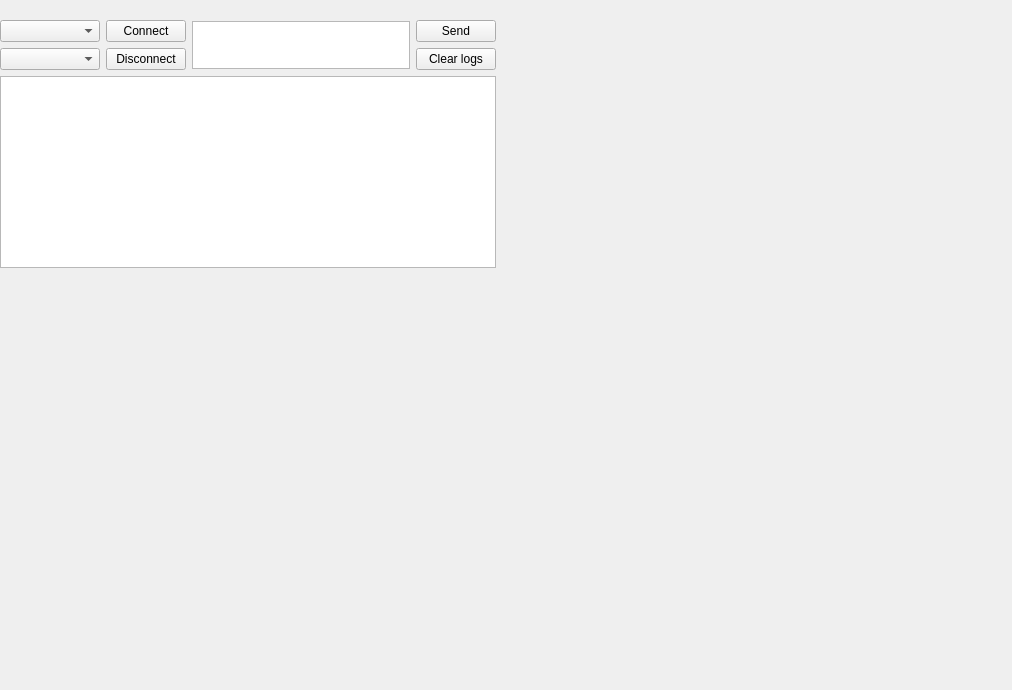
<?xml version="1.0" encoding="UTF-8"?>
<ui version="4.0">
 <class>Form</class>
 <widget class="QWidget" name="Form">
  <property name="geometry">
   <rect>
    <x>0</x>
    <y>0</y>
    <width>1012</width>
    <height>690</height>
   </rect>
  </property>
  <property name="windowTitle">
   <string>Form</string>
  </property>
  <widget class="QWidget" name="">
   <property name="geometry">
    <rect>
     <x>0</x>
     <y>20</y>
     <width>496</width>
     <height>394</height>
    </rect>
   </property>
   <layout class="QVBoxLayout" name="verticalLayout_4">
    <item>
     <layout class="QHBoxLayout" name="horizontalLayout">
      <item>
       <layout class="QVBoxLayout" name="verticalLayout">
        <item>
         <widget class="QComboBox" name="comboBoxCOMPorts">
          <property name="sizePolicy">
           <sizepolicy hsizetype="Fixed" vsizetype="Preferred">
            <horstretch>0</horstretch>
            <verstretch>0</verstretch>
           </sizepolicy>
          </property>
          <property name="minimumSize">
           <size>
            <width>100</width>
            <height>0</height>
           </size>
          </property>
         </widget>
        </item>
        <item>
         <widget class="QComboBox" name="comboBoxBaudRate">
          <property name="sizePolicy">
           <sizepolicy hsizetype="Fixed" vsizetype="Preferred">
            <horstretch>0</horstretch>
            <verstretch>0</verstretch>
           </sizepolicy>
          </property>
          <property name="minimumSize">
           <size>
            <width>100</width>
            <height>0</height>
           </size>
          </property>
          <property name="modelColumn">
           <number>0</number>
          </property>
         </widget>
        </item>
       </layout>
      </item>
      <item>
       <layout class="QVBoxLayout" name="verticalLayout_2">
        <item>
         <widget class="QPushButton" name="pushButtonConnect">
          <property name="text">
           <string>Connect</string>
          </property>
         </widget>
        </item>
        <item>
         <widget class="QPushButton" name="pushButtonDisconnect">
          <property name="text">
           <string>Disconnect</string>
          </property>
         </widget>
        </item>
       </layout>
      </item>
      <item>
       <widget class="QTextEdit" name="textEdit_2">
        <property name="sizePolicy">
         <sizepolicy hsizetype="Expanding" vsizetype="Fixed">
          <horstretch>0</horstretch>
          <verstretch>0</verstretch>
         </sizepolicy>
        </property>
        <property name="maximumSize">
         <size>
          <width>16777215</width>
          <height>48</height>
         </size>
        </property>
       </widget>
      </item>
      <item>
       <layout class="QVBoxLayout" name="verticalLayout_3">
        <item>
         <widget class="QPushButton" name="pushButtonSend">
          <property name="text">
           <string>Send</string>
          </property>
         </widget>
        </item>
        <item>
         <widget class="QPushButton" name="pushButtonClearLogs">
          <property name="text">
           <string>Clear logs</string>
          </property>
         </widget>
        </item>
       </layout>
      </item>
     </layout>
    </item>
    <item>
     <widget class="QTextEdit" name="textEditLogs"/>
    </item>
    <item>
     <spacer name="verticalSpacer">
      <property name="orientation">
       <enum>Qt::Orientation::Vertical</enum>
      </property>
      <property name="sizeHint" stdset="0">
       <size>
        <width>20</width>
        <height>40</height>
       </size>
      </property>
     </spacer>
    </item>
   </layout>
  </widget>
 </widget>
 <resources/>
 <connections/>
</ui>
